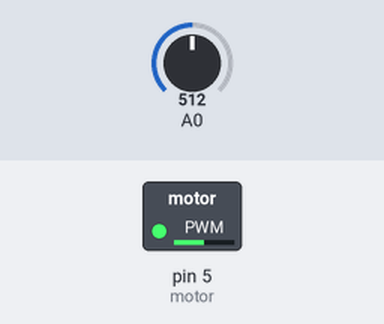
Recording of a sketch running on a simulated Arduino Uno, built with avr-gcc and run on an emulated ATmega328P. Parts: switched loads named in the sketch (green lamp = pin HIGH). The inputs (shaded band) are chosen by the test bench; at power-on: A0 = 512.

Above: at 1.2 s.
1.3 s: A0 set to 716
At 2.0 s:
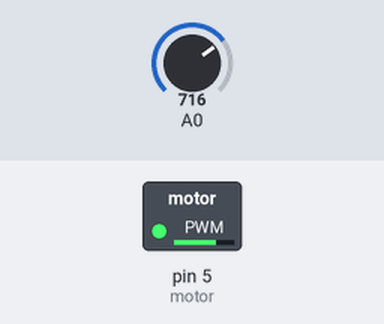
2.8 s: A0 set to 900
At 3.2 s:
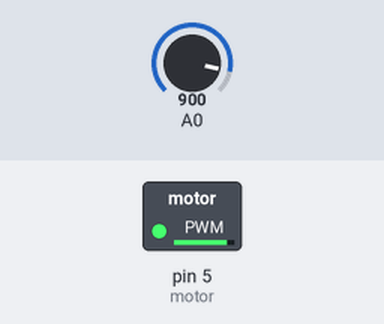
4.3 s: A0 set to 122
At 5.5 s:
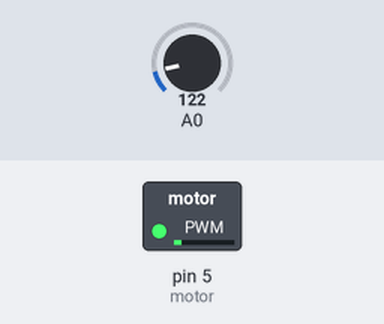
5.8 s: A0 set to 0
At 6.6 s:
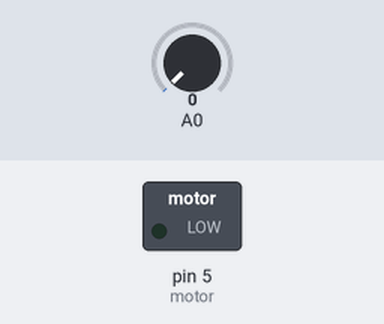
7.3 s: A0 set to 511
At 7.7 s:
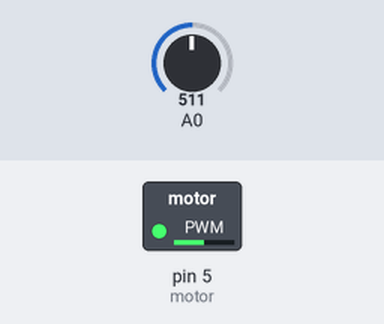
Timing chart, 0 to 9.8 s (numbered marks = the images above; inputs shaded):
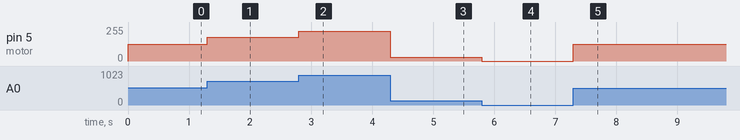

The sketch:

BetterSerialPiToArduinoLED_Arduino_.ino
```cpp
int potPin = 0;
int motor = 5;

void setup() {
  Serial.begin(9600);

  pinMode(motor, OUTPUT);
}

void loop() {
   int val = analogRead(A0);
   analogWrite(motor, (map(val, 0, 1023, 0, 255)));
   delay(1);
}
```

Measured:
- after the input at 1.3 s, pin 5 (motor): 127/255 → 178/255 at once
- after the input at 2.8 s, pin 5 (motor): 178/255 → 224/255 at once
- after the input at 4.3 s, pin 5 (motor): 224/255 → 30/255 at once
- after the input at 5.8 s, pin 5 (motor): 30/255 → 0/255 at once
- after the input at 7.3 s, pin 5 (motor): 0/255 → 127/255 at once
